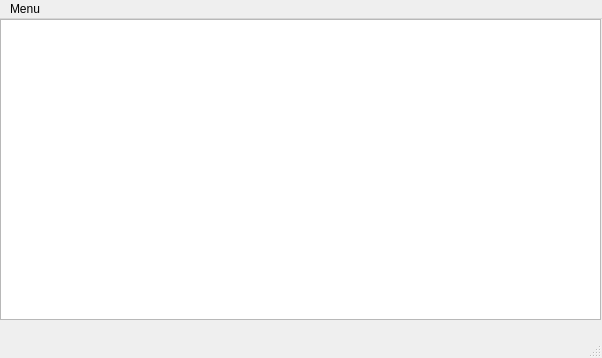
<?xml version="1.0" encoding="UTF-8"?>
<ui version="4.0">
 <class>MainWindow</class>
 <widget class="QMainWindow" name="MainWindow">
  <property name="geometry">
   <rect>
    <x>0</x>
    <y>0</y>
    <width>602</width>
    <height>358</height>
   </rect>
  </property>
  <property name="windowTitle">
   <string>MainWindow</string>
  </property>
  <widget class="QWidget" name="centralwidget">
   <widget class="QGraphicsView" name="imageView">
    <property name="geometry">
     <rect>
      <x>0</x>
      <y>0</y>
      <width>601</width>
      <height>301</height>
     </rect>
    </property>
   </widget>
  </widget>
  <widget class="QMenuBar" name="menubar">
   <property name="geometry">
    <rect>
     <x>0</x>
     <y>0</y>
     <width>602</width>
     <height>28</height>
    </rect>
   </property>
   <widget class="QMenu" name="menuMenu">
    <property name="title">
     <string>Menu</string>
    </property>
    <addaction name="actionOpen"/>
    <addaction name="actionSave"/>
   </widget>
   <addaction name="menuMenu"/>
  </widget>
  <widget class="QStatusBar" name="statusbar"/>
  <action name="actionOpen">
   <property name="text">
    <string>Open</string>
   </property>
  </action>
  <action name="actionSave">
   <property name="text">
    <string>Save</string>
   </property>
  </action>
 </widget>
 <resources/>
 <connections/>
</ui>
